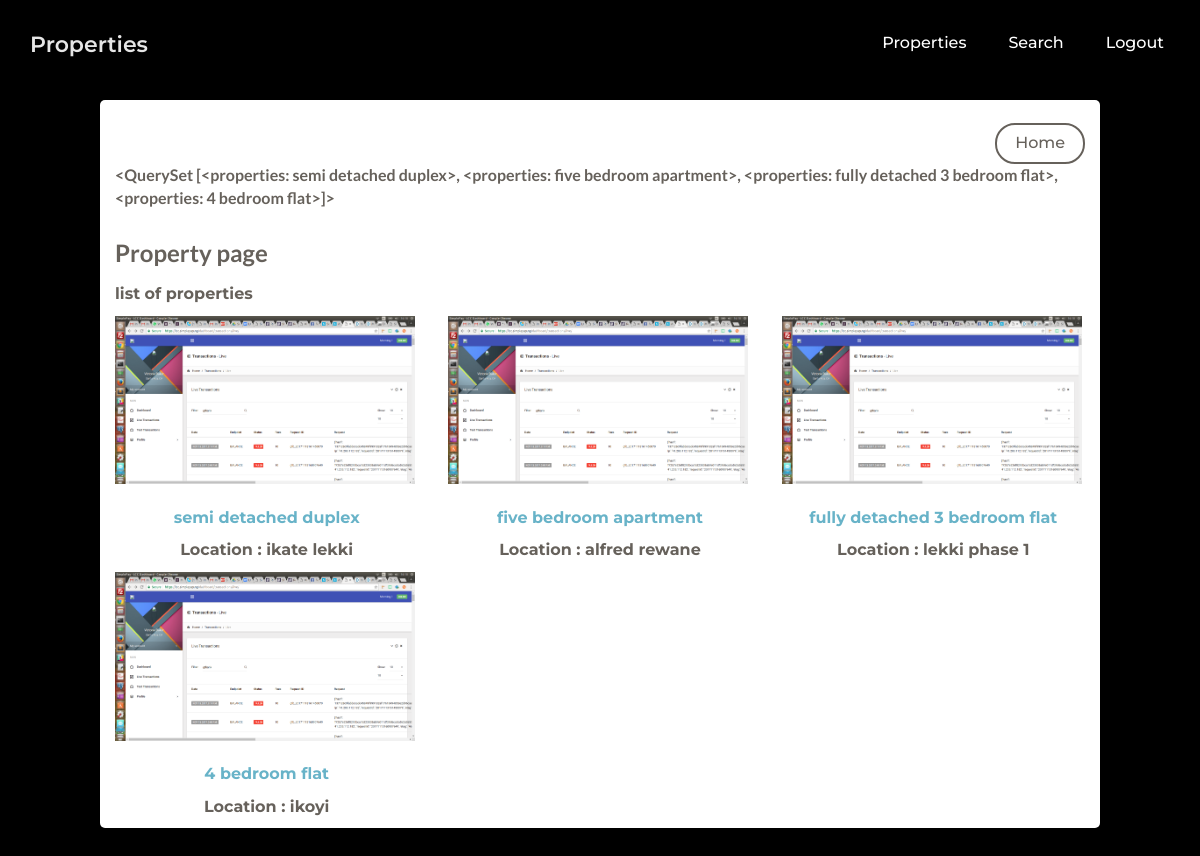
Page /properties/ on the committed database.
### properties/models.py (models this page shows)
class properties(models.Model):
	title = models.CharField(max_length=100)
	location = models.CharField(max_length=100)
	description = models.TextField(max_length=5000)
	user = models.ForeignKey(User, on_delete=models.CASCADE)
	image = models.ImageField(upload_to=upload_location,null = True, blank = False)
	bathroom = models.IntegerField()
	room = models.IntegerField()
	created_date = models.DateTimeField(auto_now=True, auto_now_add=False)
	def __str__(self):
		return self.title
	class Meta:
		ordering = ["-created_date"]

### properties/views.py (the view)
def all(request):
    show_post = properties.objects.all()
    return render(request,"properties/list_all.html",{"title":"All properties","properties":show_post})

### properties/templates/properties/list_all.html (shortened to what this page needs)
{% extends 'frontend/base.html' %}
{% block staticcss %}
	<link href="/static/assets/css/ct-paper.css" rel="stylesheet"/>
	<link href="/static/assets/css/examples.css" rel="stylesheet" />
    <link href="/static/css/landing-page.css" rel="stylesheet">
{% endblock %}
{% block nav %}
	<nav class="navbar navbar-ct-transparent navbar-fixed-top" role="navigation-demo" id="register-navbar">
      <div class="container">
        <div class="navbar-header">
          <a class="navbar-brand" href="/">
              Properties
          </a>
        </div>
        <div class="collapse navbar-collapse" id="navigation-example-2">
          <ul class="nav navbar-nav navbar-right">
            <li>
                <a href="/properties" class="btn btn-simple">Properties</a>
            </li>
            <li>
                <a href="/properties/search" class="btn btn-simple">Search</a>
            </li>
          {% if request.user %}
            <li>
                <a href="/account/logout" class="btn btn-simple">Logout</a>
            </li>
           {% endif %}
           </ul>
        </div>
      </div>
    </nav>
{% endblock %}
{% block content %}
	<div class="container-fluid" style="margin-top:100px;">
        <div class="row">
            <div class="col-md-10 col-md-offset-1 form-container">
                <div class="header">
                    <div class="text-right"><br>
                        <a href="/" class="text-left btn btn-default">Home</a>
                    </div>{{properties}}  {{properties.title}}
                    <h4 class="title">Property page</h4>
                    <p class="category">list of properties</p>
                </div>
                <div class="row">
                    {% if properties.count > 0 %}
                        {% for property in properties %}
                            <div class="col-md-4">
                                <div><img src="{{property.image.url}}" style="width:300px"></div><br>
                                <div><p class="text-center"><a href="/properties/{{property.id}}">{{property.title}}</a></p></div>
                                <div><p class="text-center">Location : {{property.location}}</p></div>
                            </div>
                        {% endfor %}
                    {% else %}
                        <p>No Properties listed yet</p>
                    {% endif %}
                </div>
            </div>
        </div>
    </div>
{% endblock %}

### frontend/templates/frontend/base.html (shortened to what this page needs)
{% load staticfiles %}
<!doctype html>
<html lang="en">
<head>
    <link href="{% static 'bootstrap3/css/bootstrap.css' %}" rel="stylesheet" />
    {% block staticcss %}
	{% endblock %}
    <link href="{% static 'bootstrap3/css/font-awesome.css' %}" rel="stylesheet">
</head>
<body>
	{% block nav %}
	{% endblock%}
	{% block content %}
	{% endblock %}
</body>
</html>

### frontend/static/assets/css/examples.css (style rules this page uses)
#register-navbar a { color: #FFF; }

### frontend/static/css/landing-page.css (style rules this page uses)
body, html { width: 100%; height: 100%; }
body, h1, h2, h3, h4, h5, h6 { font-family: "Lato","Helvetica Neue",Helvetica,Arial,sans-serif; font-weight: 700; }

### properties/templates/properties/list_all.html (style rules this page uses)
body { background:#000; }
.form-container { background:#FFF; border-radius:5px; }

### rows in the picture
properties: title.title "<QuerySet [<properties: semi detached duplex>, <properties: five bedroom apartment>, <properties: fully detached 3 bedroom flat>, <properties: 4 bedroom flat>]>", image (picture), title "semi detached duplex", location "ikate lekki"
properties: image (picture), title "five bedroom apartment", location "alfred rewane"
properties: image (picture), title "fully detached 3 bedroom flat", location "lekki phase 1"
properties: image (picture), title "4 bedroom flat", location "ikoyi"
